Frame 1 (no input): blank canvas, image omitted
Frame 60 (the mouse pressed at the canvas centre just before this capture): blank canvas, image omitted
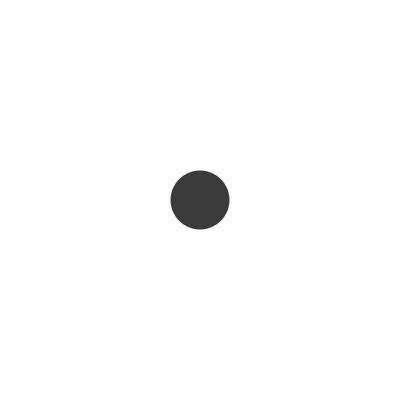
Frame 120 (the mouse held since frame 60 and released just before this capture)

The Processing sketch whose frames 1 and 60 were blank and that drew this single picture after the mouse press (run headless with seeded random() and noise(); from frame 60 on, the mouse is pressed at the canvas centre):

// Processing sketch: sketch_140513b
// ── sketch_140513b.pde
int r;
int c;

void setup(){
  size(400,400);
  r = 0;
  noStroke();
}

void draw(){
  background(255);
  fill(c);
  ellipse(width/2,height/2,r,r);
  if(mousePressed){
    r++;
    c++;
  }
}
